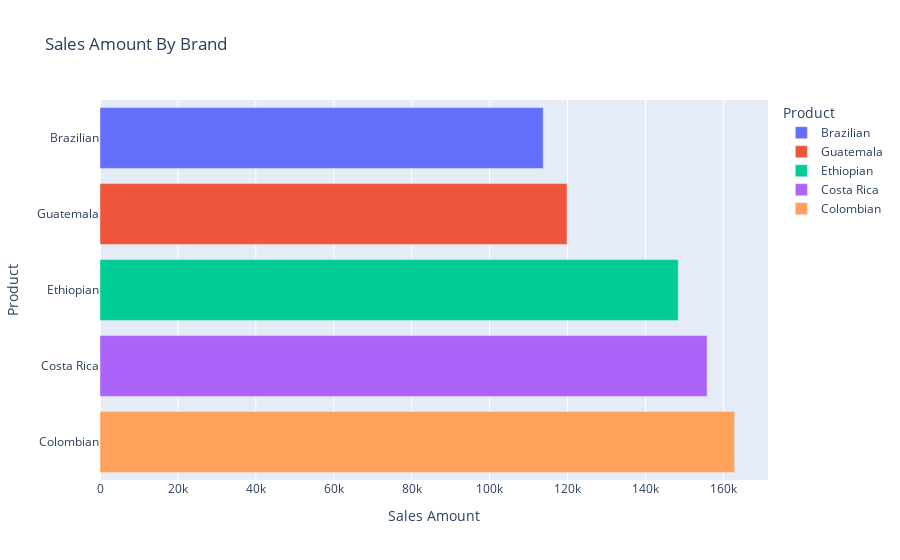

The notebook cell this image was saved under:
### Code cell
px.bar(df_product, y='Product', x='Sales Amount', color='Product', title='Sales Amount By Brand')

### Figure 1 — Plotly figure (JSON) as saved in the notebook; plotly's stock layout.template omitted (floating-point values rounded to 4 significant figures)
{"data": [{"hovertemplate": "Product=%{y}<br>Sales Amount=%{x}<extra></extra>", "legendgroup": "Brazilian", "marker": {"color": "#636efa", "pattern": {"shape": ""}}, "name": "Brazilian", "orientation": "h", "showlegend": true, "textposition": "auto", "type": "bar", "x": [113760], "xaxis": "x", "y": ["Brazilian"], "yaxis": "y"}, {"hovertemplate": "Product=%{y}<br>Sales Amount=%{x}<extra></extra>", "legendgroup": "Guatemala", "marker": {"color": "#EF553B", "pattern": {"shape": ""}}, "name": "Guatemala", "orientation": "h", "showlegend": true, "textposition": "auto", "type": "bar", "x": [119875], "xaxis": "x", "y": ["Guatemala"], "yaxis": "y"}, {"hovertemplate": "Product=%{y}<br>Sales Amount=%{x}<extra></extra>", "legendgroup": "Ethiopian", "marker": {"color": "#00cc96", "pattern": {"shape": ""}}, "name": "Ethiopian", "orientation": "h", "showlegend": true, "textposition": "auto", "type": "bar", "x": [148410], "xaxis": "x", "y": ["Ethiopian"], "yaxis": "y"}, {"hovertemplate": "Product=%{y}<br>Sales Amount=%{x}<extra></extra>", "legendgroup": "Costa Rica", "marker": {"color": "#ab63fa", "pattern": {"shape": ""}}, "name": "Costa Rica", "orientation": "h", "showlegend": true, "textposition": "auto", "type": "bar", "x": [155820], "xaxis": "x", "y": ["Costa Rica"], "yaxis": "y"}, {"hovertemplate": "Product=%{y}<br>Sales Amount=%{x}<extra></extra>", "legendgroup": "Colombian", "marker": {"color": "#FFA15A", "pattern": {"shape": ""}}, "name": "Colombian", "orientation": "h", "showlegend": true, "textposition": "auto", "type": "bar", "x": [162880], "xaxis": "x", "y": ["Colombian"], "yaxis": "y"}], "layout": {"barmode": "relative", "legend": {"title": {"text": "Product"}, "tracegroupgap": 0}, "title": {"text": "Sales Amount By Brand"}, "xaxis": {"anchor": "y", "domain": [0, 1], "title": {"text": "Sales Amount"}}, "yaxis": {"anchor": "x", "categoryarray": ["Colombian", "Costa Rica", "Ethiopian", "Guatemala", "Brazilian"], "categoryorder": "array", "domain": [0, 1], "title": {"text": "Product"}}}}
